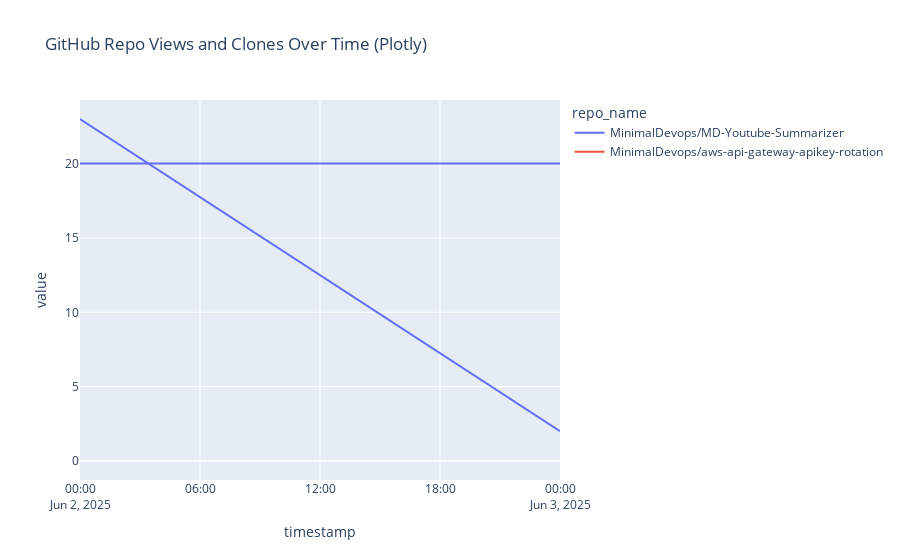

Source (notebook cell):
### Code cell
import os
import pandas as pd
import matplotlib.pyplot as plt
import plotly.express as px
from sqlalchemy import create_engine
from dotenv import load_dotenv

load_dotenv()

engine = create_engine(
    f"postgresql://{os.getenv('SUPABASE_USER')}:{os.getenv('SUPABASE_PASSWORD')}@{os.getenv('SUPABASE_HOST')}:{os.getenv('SUPABASE_PORT')}/{os.getenv('SUPABASE_DB')}"
)
df = pd.read_sql('SELECT * FROM github_traffic', engine)
df['timestamp'] = pd.to_datetime(df['timestamp'])

# Debug: Show repo names and data
#print("Repo names in DataFrame:", df['repo_name'].unique())
#print(df[['repo_name', 'timestamp', 'total_views', 'total_clones']])

# Scatter Plot: Views and Clones
plt.figure(figsize=(10,5))
for repo in df['repo_name'].unique():
    repo_df = df[df['repo_name'] == repo]
    plt.scatter(repo_df['timestamp'], repo_df['total_views'], label=f'{repo} views')
    plt.scatter(repo_df['timestamp'], repo_df['total_clones'], label=f'{repo} clones')
plt.legend()
plt.title('GitHub Repo Views and Clones Over Time')
plt.xlabel('Date')
plt.ylabel('Count')
plt.show()

### Figure 1 — Plotly figure (JSON) as saved in the notebook; plotly's stock layout.template omitted (floating-point values rounded to 4 significant figures)
{"data": [{"hovertemplate": "repo_name=MinimalDevops/MD-Youtube-Summarizer<br>variable=total_views<br>timestamp=%{x}<br>value=%{y}<extra></extra>", "legendgroup": "MinimalDevops/MD-Youtube-Summarizer", "line": {"color": "#636efa", "dash": "solid"}, "marker": {"symbol": "circle"}, "mode": "lines", "name": "MinimalDevops/MD-Youtube-Summarizer", "orientation": "v", "showlegend": true, "type": "scatter", "x": ["2025-06-02T00:00:00.000000000", "2025-06-03T00:00:00.000000000"], "xaxis": "x", "y": [20, 20], "yaxis": "y"}, {"hovertemplate": "repo_name=MinimalDevops/MD-Youtube-Summarizer<br>variable=total_clones<br>timestamp=%{x}<br>value=%{y}<extra></extra>", "legendgroup": "MinimalDevops/MD-Youtube-Summarizer", "line": {"color": "#636efa", "dash": "solid"}, "marker": {"symbol": "circle"}, "mode": "lines", "name": "MinimalDevops/MD-Youtube-Summarizer", "orientation": "v", "showlegend": false, "type": "scatter", "x": ["2025-06-02T00:00:00.000000000", "2025-06-03T00:00:00.000000000"], "xaxis": "x", "y": [23, 2], "yaxis": "y"}, {"hovertemplate": "repo_name=MinimalDevops/aws-api-gateway-apikey-rotation<br>variable=total_views<br>timestamp=%{x}<br>value=%{y}<extra></extra>", "legendgroup": "MinimalDevops/aws-api-gateway-apikey-rotation", "line": {"color": "#EF553B", "dash": "solid"}, "marker": {"symbol": "circle"}, "mode": "lines", "name": "MinimalDevops/aws-api-gateway-apikey-rotation", "orientation": "v", "showlegend": true, "type": "scatter", "x": ["2025-06-02T00:00:00.000000000"], "xaxis": "x", "y": [3], "yaxis": "y"}, {"hovertemplate": "repo_name=MinimalDevops/aws-api-gateway-apikey-rotation<br>variable=total_clones<br>timestamp=%{x}<br>value=%{y}<extra></extra>", "legendgroup": "MinimalDevops/aws-api-gateway-apikey-rotation", "line": {"color": "#EF553B", "dash": "solid"}, "marker": {"symbol": "circle"}, "mode": "lines", "name": "MinimalDevops/aws-api-gateway-apikey-rotation", "orientation": "v", "showlegend": false, "type": "scatter", "x": ["2025-06-02T00:00:00.000000000"], "xaxis": "x", "y": [0], "yaxis": "y"}], "layout": {"legend": {"title": {"text": "repo_name"}, "tracegroupgap": 0}, "title": {"text": "GitHub Repo Views and Clones Over Time (Plotly)"}, "xaxis": {"anchor": "y", "domain": [0, 1], "title": {"text": "timestamp"}}, "yaxis": {"anchor": "x", "domain": [0, 1], "title": {"text": "value"}}}}
